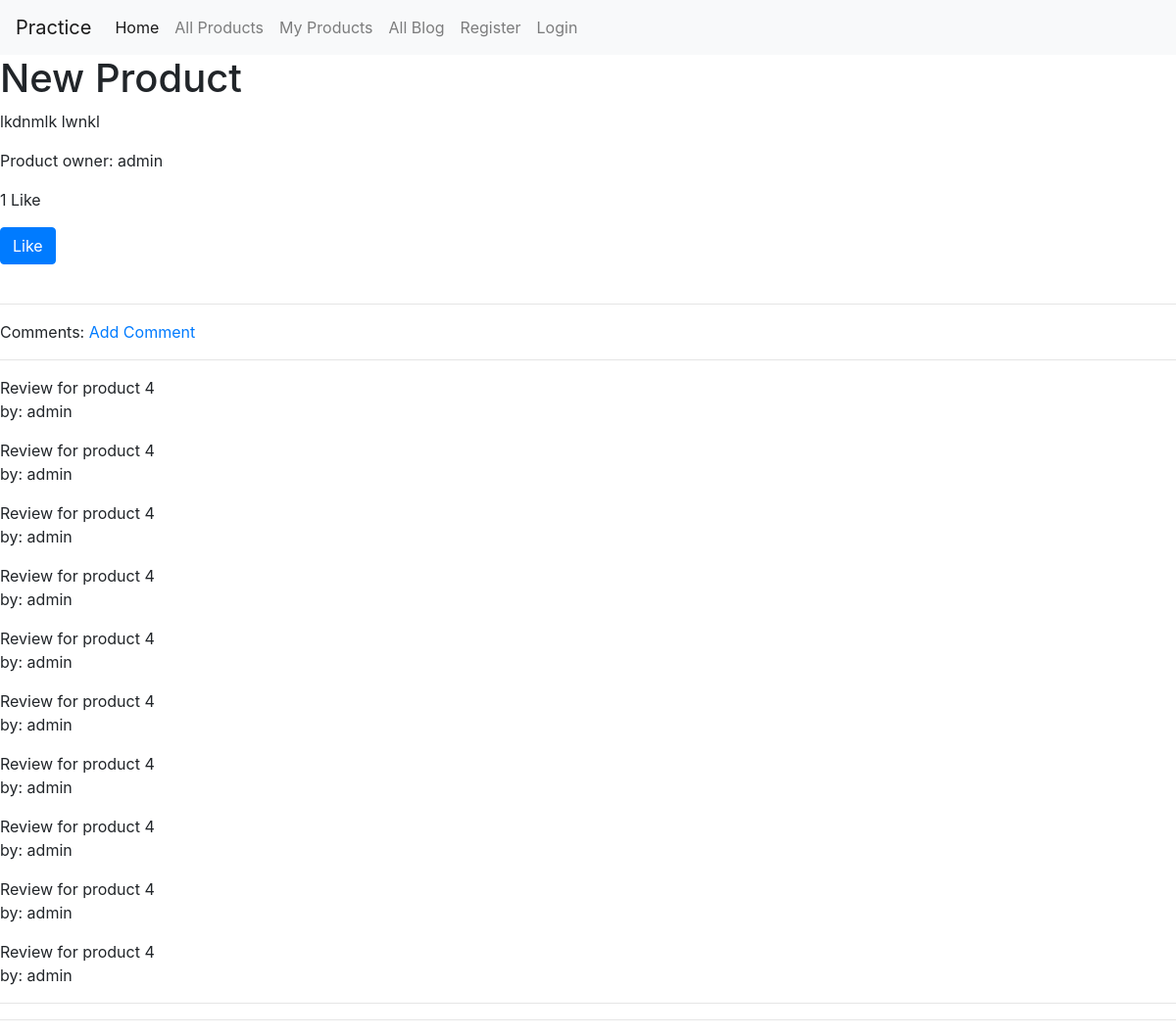
/products/4/, run on the app's committed database.
### products/models.py (models this page shows, shortened)
class Product(models.Model):
	title		= models.CharField(max_length=120)
	description = models.TextField()
	active		= models.BooleanField(default=True)
	owner 		= models.ForeignKey(User, on_delete=models.CASCADE, default=None)
	likes 		= models.ManyToManyField(User, related_name='p_likes', blank=True)
	def total_likes(self):
		return self.likes.count()

class Review(models.Model):
	body 	= models.TextField()
	product = models.ForeignKey(Product, on_delete=models.CASCADE, default=None)
	author 	= models.ForeignKey(User, on_delete=models.CASCADE, default=None)

### products/views.py (the view)
# urls.py: path('<int:pk>/', ProductDetailView.as_view(), name='product-detail'),
class ProductDetailView(DetailView):
	model = Product
	template_name = 'products/product_detail.html'
	context_object_name = 'product'
	def get_context_data(self, **kwargs):
		is_liked = False
		if self.object.likes.filter(id=self.request.user.id).exists():
			is_liked = True
		context = super().get_context_data(**kwargs)
		context["is_liked"] = is_liked
		context["total_likes"] = self.object.total_likes()
		return context

### products/templates/products/product_detail.html (shortened to what this page needs)
{% extends 'base.html' %}
{% block content %}
<h1>{{ product.title }}</h1>
<p>{{ product.description }}</p>
<p>Product owner: {{ product.owner }}</p>
<p>{{ total_likes }} Like{{ total_likes | pluralize }}</p>
<form method="POST" action="{% url 'products:product-like' %}">
	{% if is_liked %}
		<button type="submit" name="like" value="{{ product.pk }}" class="btn btn-danger">Dislike</button>
	{% else %}
		<button type="submit" name="like" value="{{ product.pk }}" class="btn btn-primary">Like</button>
	{% endif %}
</form>
<br>
<hr><p>Comments:   <a href="{% url 'products:review-create' product.pk %}">Add Comment</a></p><hr>
{% if product.review_set.all %}
	{% for review in product.review_set.all %}
		<p>{{ review.body }} <br>by: {{ review.author }}
		</p>
	{% endfor %}
{% else %}
    <p>Be the first to comment...</p>
{% endif %}
<hr><hr>
{% endblock %}

### data on the page
Product: title "New Product", description "lkdnmlk lwnkl", owner "admin"
Review: body "Review for product 4", author "admin"
Review: body "Review for product 4", author "admin"
Review: body "Review for product 4", author "admin"
Review: body "Review for product 4", author "admin"
Review: body "Review for product 4", author "admin"
Review: body "Review for product 4", author "admin"
Review: body "Review for product 4", author "admin"
Review: body "Review for product 4", author "admin"
Review: body "Review for product 4", author "admin"
Review: body "Review for product 4", author "admin"

### other printed values
{{ total_likes }} "1"
